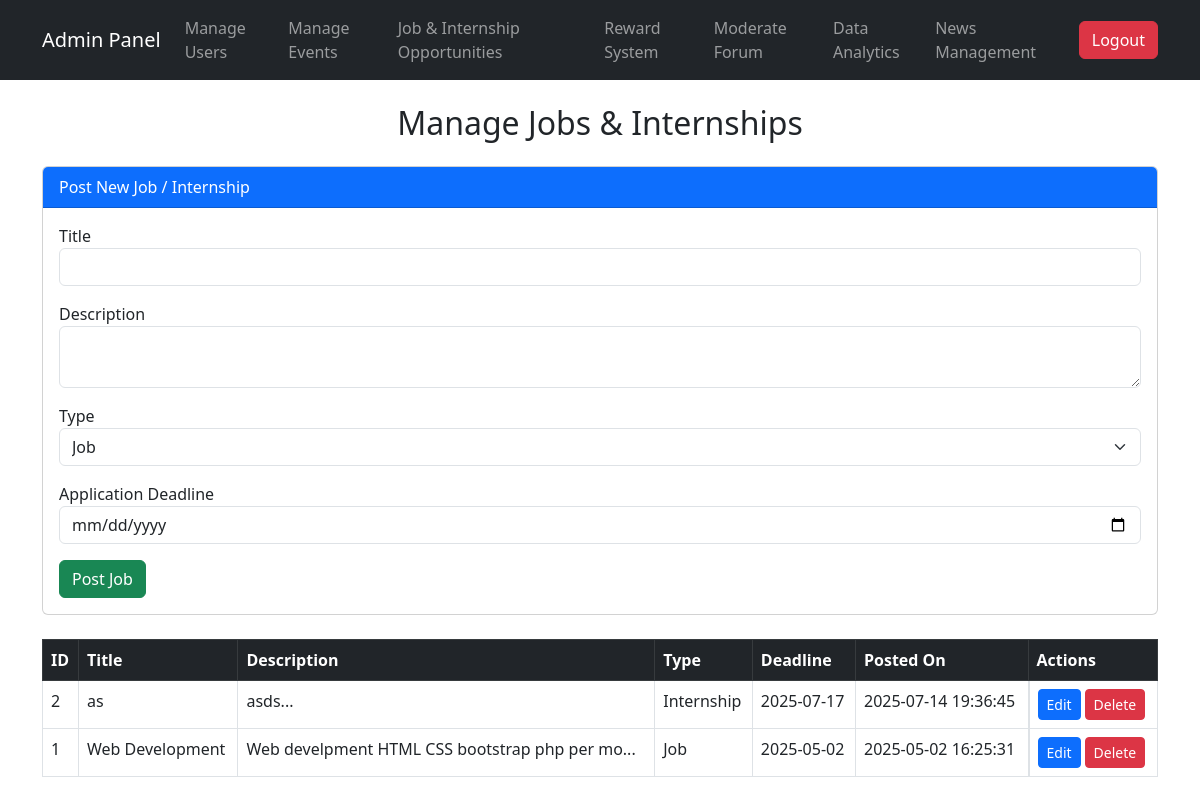
Screenshot of /manage_jobs.php (signed in) with the database file from the repository.
### tables this page shows
CREATE TABLE `jobs` (
  `id` int(11) NOT NULL,
  `title` varchar(255) NOT NULL,
  `description` text NOT NULL,
  `type` enum('Job','Internship') NOT NULL,
  `deadline` date NOT NULL,
  `created_at` datetime DEFAULT current_timestamp()
);

### manage_jobs.php (the view, shortened to what this page needs)
<?php
include('db.php');
$jobs = mysqli_query($conn, "SELECT * FROM jobs ORDER BY created_at DESC");
?>
<!DOCTYPE html>
<html lang="en">
<head>
    <link href="https://cdn.jsdelivr.net/npm/bootstrap@5.3.0/dist/css/bootstrap.min.css" rel="stylesheet">
</head>
<body>
<?php include 'admin_navbar.php'; ?>
<div class="container mt-4">
    <h2 class="text-center">Manage Jobs & Internships</h2>
    <div class="card my-4">
        <div class="card-header bg-primary text-white">Post New Job / Internship</div>
        <div class="card-body">
            <form method="post">
                <div class="mb-3">
                    <label>Title</label>
                    <input type="text" name="title" class="form-control" required>
                </div>
                <div class="mb-3">
                    <label>Description</label>
                    <textarea name="description" class="form-control" required></textarea>
                </div>
                <div class="mb-3">
                    <label>Type</label>
                    <select name="type" class="form-select">
                        <option value="Job">Job</option>
                    </select>
                </div>
                <div class="mb-3">
                    <label>Application Deadline</label>
                    <input type="date" name="deadline" class="form-control" required>
                </div>
                <button type="submit" class="btn btn-success">Post Job</button>
            </form>
        </div>
    </div>
    <table class="table table-bordered mt-4">
        <thead class="table-dark">
            <tr>
                <th>ID</th>
                <th>Title</th>
                <th>Description</th>
                <th>Type</th>
                <th>Deadline</th>
                <th>Posted On</th>
                <th>Actions</th>
            </tr>
        </thead>
        <tbody>
            <?php while ($job = mysqli_fetch_assoc($jobs)): ?>
                <tr>
                    <td><?php echo $job['id']; ?></td>
                    <td><?php echo htmlspecialchars($job['title']); ?></td>
                    <td><?php echo substr($job['description'], 0, 50) . '...'; ?></td>
                    <td><?php echo $job['type']; ?></td>
                    <td><?php echo $job['deadline']; ?></td>
                    <td><?php echo $job['created_at']; ?></td>
                   <td class="d-flex gap-1">
    <a href="edit_job_admin.php?id=<?= $job['id'] ?>" class="btn btn-primary btn-sm">Edit</a>
    <a href="manage_jobs.php?delete=<?= $job['id'] ?>" class="btn btn-danger btn-sm"
       onclick="return confirm('Delete this job?');">Delete</a>
</td>
                </tr>
            <?php endwhile; ?>
        </tbody>
    </table>
</div>
</body>
</html>

### rows the page displays
jobs: id "2", title "as", description "asds", type "Internship", deadline "2025-07-17", created_at "2025-07-14 19:36:45"
jobs: id "1", title "Web Development", description "Web develpment HTML CSS bootstrap php per mo", type "Job", deadline "2025-05-02", created_at "2025-05-02 16:25:31"
